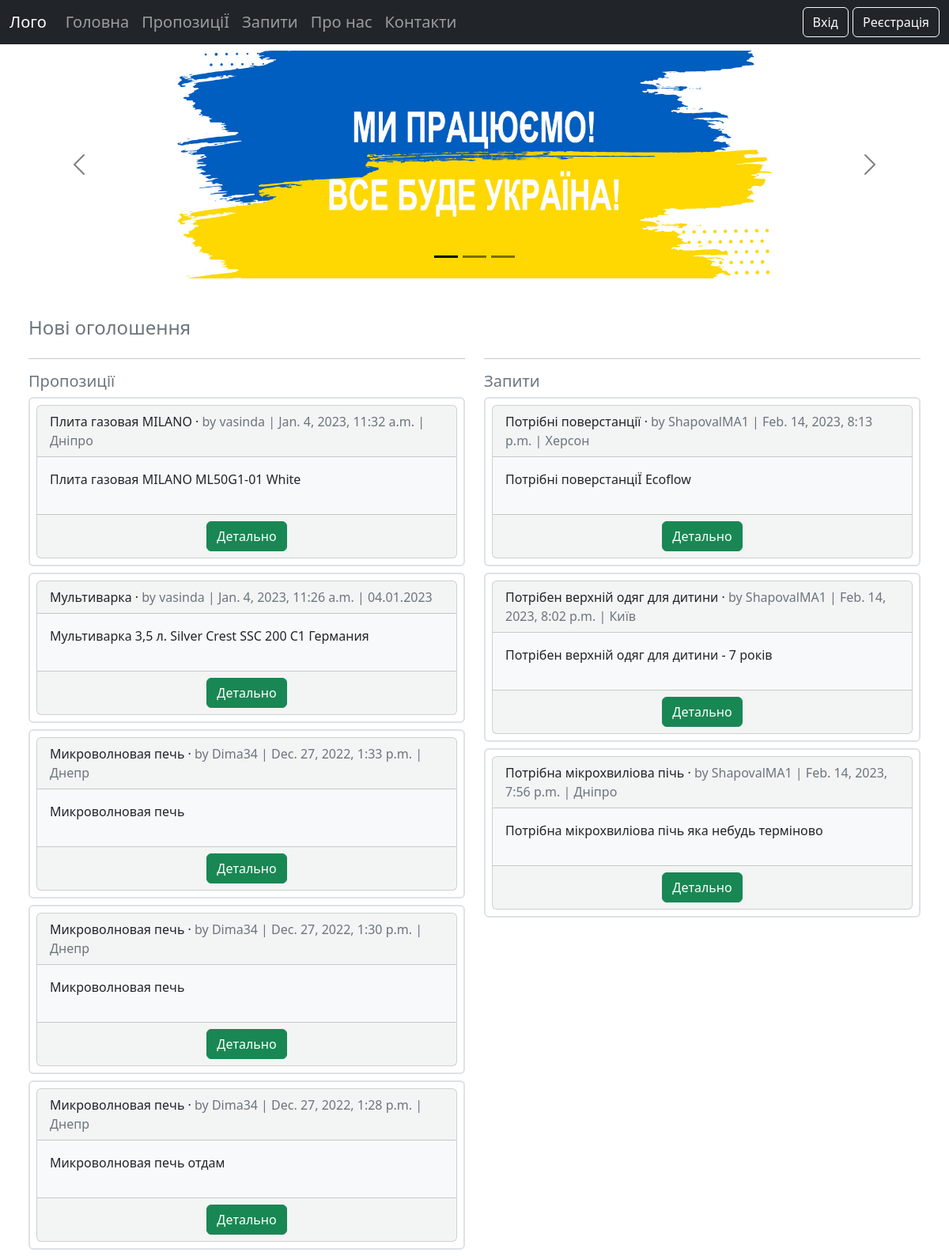
The app's page /, older data.
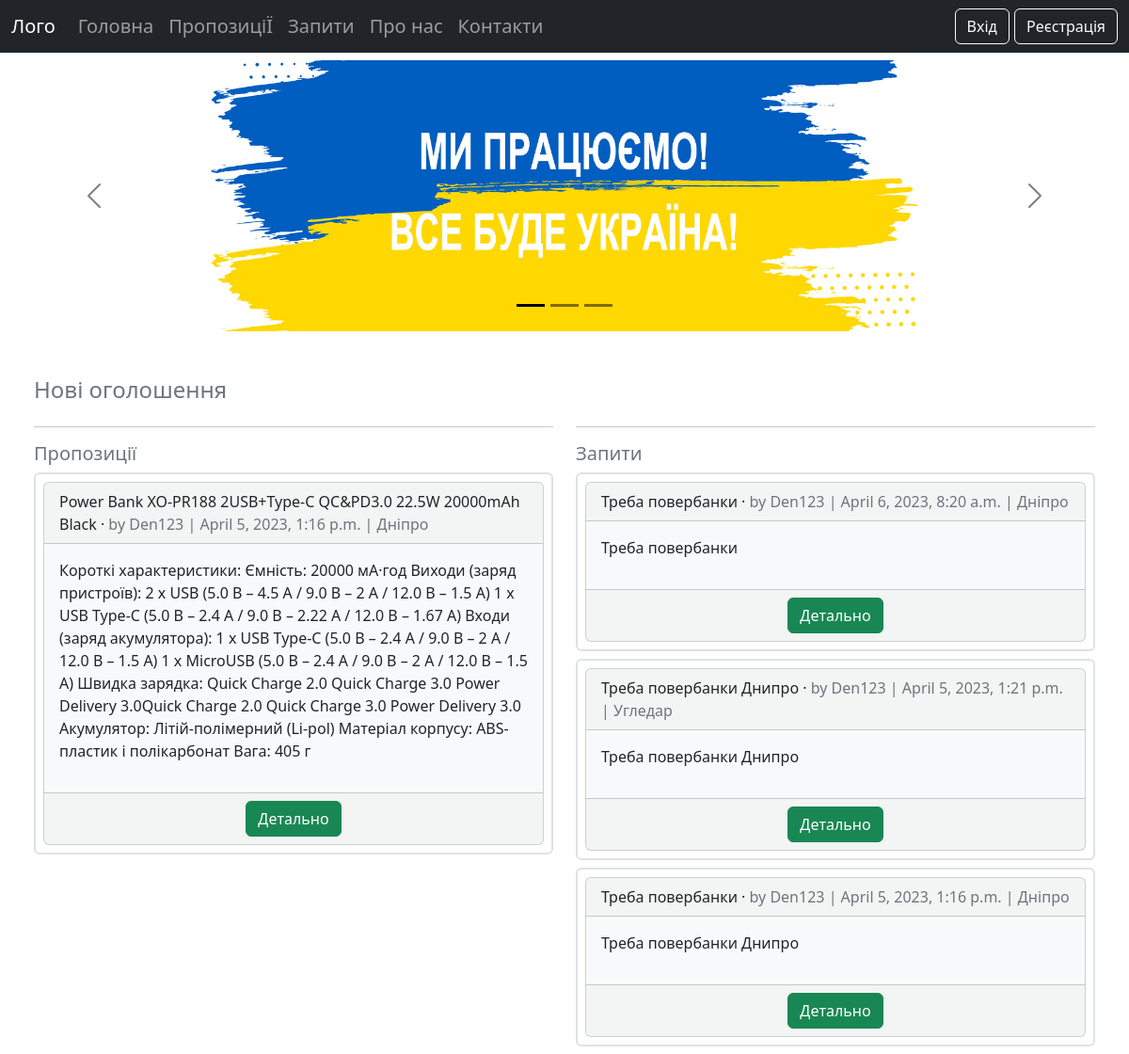
The same page, newer data.
### offers/models.py (models this page shows, shortened)
class Offers(models.Model):
    title = models.CharField(max_length=255)
    body = models.TextField('Опис', max_length=1024)
    url_image = models.URLField(blank=True, null=True)
    location = models.TextField(blank=True)
    date = models.DateTimeField(auto_now_add=True)
    author = models.ForeignKey(
        'accounts.CustomUser',
        on_delete=models.CASCADE,
    )
    request = models.ForeignKey('requests.Requests', on_delete=models.CASCADE)
    status = models.ForeignKey('statuses.Status', on_delete=models.PROTECT)

### accounts/models.py (models this page shows)
class CustomUser(AbstractUser):
    phone = models.CharField(max_length=15)

### requests/models.py (models this page shows, shortened)
class Requests(models.Model):
    title = models.CharField(max_length=255)
    body = models.TextField('Опис', max_length=1024)
    location = models.TextField(blank=True)
    date = models.DateTimeField(auto_now_add=True)
    author = models.ForeignKey(
        'accounts.CustomUser',
        on_delete=models.CASCADE,
    )
    offer = models.ForeignKey('offers.Offers', on_delete=models.CASCADE)
    status = models.ForeignKey('statuses.Status', on_delete=models.PROTECT)

### pages/views.py (the view)
# urls.py: path("", HomePageView.as_view(), name="home"),
class HomePageView(ListView):
    model = Offers # why work without Requests model
    template_name = "home.html"
    def get_context_data(self, **kwargs):
        context = super().get_context_data(**kwargs)
        context['offers_list'] = Offers.objects.filter(request_id__isnull=True).order_by('-date')[:5]
        context['requests_list'] = Requests.objects.all().order_by('-date')[:5]
        return context

### templates/home.html (shortened to what this page needs)
{% extends "base.html" %}
{% load static %}
{% block content %}
<div class="container-fluid">
    <div class="row">
        <div id="homepagecarousel" class="carousel carousel-dark slide d-none d-md-block" data-bs-ride="carousel">
            <div class="carousel-indicators">
                <button type="button" data-bs-target="#homepagecarousel" data-bs-slide-to="0" class="active"></button>
                <button type="button" data-bs-target="#homepagecarousel" data-bs-slide-to="1"></button>
                <button type="button" data-bs-target="#homepagecarousel" data-bs-slide-to="2"></button>
            </div>
            <div class="mx-auto col-xl-12 col-xxl-8">
                <div class="carousel-inner">
                    <div class="carousel-item active">
                        <img src="{% static 'img/ukr1.jpg' %}" alt="1" class="d-block" style="width:100%">
                    </div>
                </div>
            </div>
            <button class="carousel-control-prev" type="button" data-bs-target="#homepagecarousel" data-bs-slide="prev">
            <span class="carousel-control-prev-icon"></span>
            </button>
            <button class="carousel-control-next" type="button" data-bs-target="#homepagecarousel" data-bs-slide="next">
            <span class="carousel-control-next-icon"></span>
            </button>
        </div>
    </div>
    <div class="container-fluid mt-5">
        <h4 class="text-secondary">Нові оголошення</h4>
        <div class="row">
            <div class="col-md-6">
                <hr>
                <h5 class="text-secondary">Пропозиції</h5>
                {% for offers in offers_list %}
                <div class="container-fluid mb-2 p-2 border border-2 rounded">
                    <div class="card card-list bg-light bg-opacity-50">
                        <div class="card-header">
                            <span class="font-weight-bold">{{ offers.title }}</span> &middot;
                            <span class="text-muted">by {{ offers.author }} |
                                {{ offers.date }} | {{ offers.location }}</span>
                        </div>
                        <div class="card-body bg-light post-entry">
                            <p>{{ offers.body }}</p>
                        </div>
                        <div class="card-footer text-center text-muted">
                            <a class = "btn btn-success" href="{% url 'offers_detail' offers.pk %}">Детально</a>
                        </div>
                    </div>
                </div>
                {% endfor %}
            </div>
            <div class="col-md-6">
                <hr>
                <h5 class="text-secondary">Запити</h5>
                {% for requests in requests_list %}
                <div class="container-fluid mb-2 p-2 border border-2 rounded">
                    <div class="card card-list bg-light bg-opacity-50">
                        <div class="card-header">
                            <span class="font-weight-bold">{{ requests.title }}</span> &middot;
                            <span class="text-muted">by {{ requests.author }} |
                                {{ requests.date }} | {{ requests.location }}</span>
                        </div>
                        <div class="card-body bg-light post-entry">
                            <p>{{ requests.body }}</p>
                        </div>
                        <div class="card-footer text-center text-muted">
                            <a class = "btn btn-success" href="{% url 'requests_detail' requests.pk %}">Детально</a>
                        </div>
                    </div>
                </div>
                {% endfor %}
            </div>
        </div>
    </div>
</div>
{% endblock content %}

### templates/base.html (shortened to what this page needs)
{% load static %}
<!DOCTYPE html>
<html lang="uk">
<head>
    <link rel="stylesheet" href="https://cdn.jsdelivr.net/npm/bootstrap@5.2.0/dist/css/bootstrap.min.css">
    <link rel="stylesheet" href="https://cdn.jsdelivr.net/npm/bootstrap-icons@1.9.1/font/bootstrap-icons.css">
</head>
<body>
    <div>
        <nav class="navbar navbar-expand-md navbar-dark bg-dark h5">
            <div class="container-fluid">
                <a class="navbar-brand" href="{% url 'home' %}">Лого</a>
                <div class="collapse navbar-collapse" id="collapsibleNavbar">
                    <ul class="navbar-nav">
                        <li class="nav-item">
                            <a class="nav-link" href="{% url 'home' %}">Головна</a>
                        </li>
                        <li class="nav-item">
                            <a class="nav-link" href="{% url 'offers_list' %}">ПропозиціЇ</a>
                        </li>
                        <li class="nav-item">
                            <a class="nav-link" href="{% url 'requests_list' %}">Запити</a>
                        </li>
                        <li class="nav-item">
                            <a class="nav-link" href="{% url 'about' %}">Про нас</a>
                        </li>
                        <li class="nav-item">
                            <a class="nav-link" href="{% url 'contacts' %}">Контакти</a>
                        </li>
                    </ul>
                    <div class="navbar-collapse justify-content-end">
                        <ul class="navbar-nav">
                            <li class="nav-item">
                                {% if user.is_authenticated %}
                                <span class="text-white h6">Привіт {{ user.first_name }}</span>
                                    <a class="btn btn-outline-light" href="{% url 'changepassword' %}">Зміна паролю</a>
                                    <a class="btn btn-outline-light" href="{% url 'logout' %}">Вийти</a>
                                {% else %}
                                    <a class="btn btn-outline-light" href="{% url 'login' %}">Вхід</a>
                                    <a class="btn btn-outline-light" href="{% url 'signup' %}">Реєстрація</a>
                                {% endif %}
                            </li>
                        </ul>
                    </div>
                </div>
            </div>
        </nav>
    </div>
    <div class="container-fluid">
        {% block content %}
        {% endblock content %}
    </div>
</body>
</html>

Row changes from the older to the newer data that the page shows:
removed Offers: title "Плита газовая MILANO", author "vasinda", date "Jan. 4, 2023, 11:32 a.m.", location "Дніпро", body "Плита газовая MILANO ML50G1-01 White"
removed Offers: title "Мультиварка", author "vasinda", date "Jan. 4, 2023, 11:26 a.m.", location "04.01.2023", body "Мультиварка 3,5 л. Silver Crest SSC 200 C1 Германия"
removed Offers: title "Микроволновая печь", author "Dima34", date "Dec. 27, 2022, 1:33 p.m.", location "Днепр", body "Микроволновая печь"
removed Offers: title "Микроволновая печь", author "Dima34", date "Dec. 27, 2022, 1:30 p.m.", location "Днепр", body "Микроволновая печь"
removed Offers: title "Микроволновая печь", author "Dima34", date "Dec. 27, 2022, 1:28 p.m.", location "Днепр", body "Микроволновая печь отдам"
removed Requests: title "Потрібні поверстанції", author "ShapovalMA1", date "Feb. 14, 2023, 8:13 p.m.", location "Херсон", body "Потрібні поверстанціЇ Ecoflow"
removed Requests: title "Потрібен верхній одяг для дитини", author "ShapovalMA1", date "Feb. 14, 2023, 8:02 p.m.", location "Київ", body "Потрібен верхній одяг для дитини - 7 років"
now on this page (row edited): Offers: title "Power Bank XO-PR188 2USB+Type-C QC&PD3.0 22.5W 20000mAh Black", author "Den123", date "April 5, 2023, 1:16 p.m.", location "Дніпро", body "Короткі характеристики: Ємність: 20000 мА·год Виходи (заряд пристроїв): 2 x USB (5.0 В – 4.5 А / 9.0 В – 2 А / 12.0 В – 1.5 А) 1 x USB Type-C (5.0 В – 2.4 А / 9.0 В – 2.22 А / 12.0 В – 1.67 А) Входи (заряд акумулятора): 1 x USB Type-C (5.0 В – 2.4 A / 9.0 В – 2 A / 12.0 В – 1.5 A) 1 x MicroUSB (5.0 В – 2.4 A / 9.0 В – 2 A / 12.0 В – 1.5 A) Швидка зарядка: Quick Charge 2.0 Quick Charge 3.0 Power Delivery 3.0Quick Charge 2.0 Quick Charge 3.0 Power Delivery 3.0 Акумулятор: Літій-полімерний (Li-pol) Матеріал корпусу: ABS-пластик і полікарбонат Вага: 405 г"
added Requests: title "Треба повербанки", author "Den123", date "April 6, 2023, 8:20 a.m.", location "Дніпро", body "Треба повербанки"
added Requests: title "Треба повербанки Днипро", author "Den123", date "April 5, 2023, 1:21 p.m.", location "Угледар", body "Треба повербанки Днипро"
changed Requests: title "Потрібна мікрохвиліова пічь" → "Треба повербанки"; author "ShapovalMA1" → "Den123"; date "Feb. 14, 2023, 7:56 p.m." → "April 5, 2023, 1:16 p.m."; body "Потрібна мікрохвиліова пічь яка небудь терміново" → "Треба повербанки Днипро"
